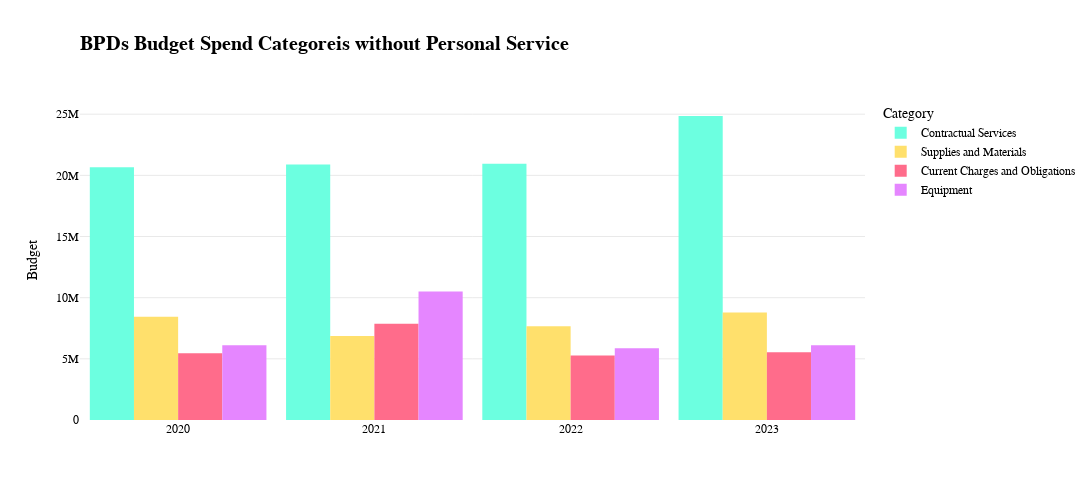

The cell this chart's notebook holds for it:
### Code cell
y = []
for i in range(4):
    y.append(csData[i])
    y.append(smData[i])
    y.append(ccoData[i])
    y.append(eqData[i])



num_categories = 4
year = ["2020"]*num_categories + ["2021"]*num_categories + ["2022"]*num_categories + ["2023"]*num_categories
categories = ["Contractual Services", "Supplies and Materials", "Current Charges and Obligations", "Equipment"]*4

fig_dict = {
    "Year": year,
    "Category": categories,
    "Budget": y
    }
    

dfy = pd.DataFrame(fig_dict)
fig6 = px.bar(dfy, x='Year', y='Budget', color='Category', title='BPDs Budget Spend Categoreis without Personal Service', barmode="group", color_discrete_sequence=['#6cffe0','#ffe06c','#ff6c8b', "#e586ff", "#ff976c"], width=1200, height=500)
fig6.update_layout(plot_bgcolor='rgba(0,0,0,0)',bargap=0.10,bargroupgap=0.0, font_family = "GT America", font_color = "black",xaxis_title = None)
fig6.update_layout(
    title = go.layout.Title(
        text = "<b>BPDs Budget Spend Categoreis without Personal Service<b>",
        xref = "paper",
        x = 0,
        font_family = "GT America",
        font_size = 20
    )
)
fig6.update_yaxes(showgrid=True, gridwidth=0.5, gridcolor='LightGray')
fig6.update_traces(marker_line_width = 0)


fig6.show()

### Figure 1 — Plotly figure (JSON) as saved in the notebook; plotly's stock layout.template omitted (floating-point values rounded to 4 significant figures)
{"data": [{"alignmentgroup": "True", "hovertemplate": "Category=Contractual Services<br>Year=%{x}<br>Budget=%{y}<extra></extra>", "legendgroup": "Contractual Services", "marker": {"color": "#6cffe0", "line": {"width": 0}, "pattern": {"shape": ""}}, "name": "Contractual Services", "offsetgroup": "Contractual Services", "orientation": "v", "showlegend": true, "textposition": "auto", "type": "bar", "x": ["2020", "2021", "2022", "2023"], "xaxis": "x", "y": [20657551, 20879093, 20955246, 24853867], "yaxis": "y"}, {"alignmentgroup": "True", "hovertemplate": "Category=Supplies and Materials<br>Year=%{x}<br>Budget=%{y}<extra></extra>", "legendgroup": "Supplies and Materials", "marker": {"color": "#ffe06c", "line": {"width": 0}, "pattern": {"shape": ""}}, "name": "Supplies and Materials", "offsetgroup": "Supplies and Materials", "orientation": "v", "showlegend": true, "textposition": "auto", "type": "bar", "x": ["2020", "2021", "2022", "2023"], "xaxis": "x", "y": [8437198, 6877107, 7661121, 8792829], "yaxis": "y"}, {"alignmentgroup": "True", "hovertemplate": "Category=Current Charges and Obligations<br>Year=%{x}<br>Budget=%{y}<extra></extra>", "legendgroup": "Current Charges and Obligations", "marker": {"color": "#ff6c8b", "line": {"width": 0}, "pattern": {"shape": ""}}, "name": "Current Charges and Obligations", "offsetgroup": "Current Charges and Obligations", "orientation": "v", "showlegend": true, "textposition": "auto", "type": "bar", "x": ["2020", "2021", "2022", "2023"], "xaxis": "x", "y": [5450467, 7870088, 5281135, 5529868], "yaxis": "y"}, {"alignmentgroup": "True", "hovertemplate": "Category=Equipment<br>Year=%{x}<br>Budget=%{y}<extra></extra>", "legendgroup": "Equipment", "marker": {"color": "#e586ff", "line": {"width": 0}, "pattern": {"shape": ""}}, "name": "Equipment", "offsetgroup": "Equipment", "orientation": "v", "showlegend": true, "textposition": "auto", "type": "bar", "x": ["2020", "2021", "2022", "2023"], "xaxis": "x", "y": [6111002, 10514887, 5872671, 6103876], "yaxis": "y"}], "layout": {"bargap": 0.1, "bargroupgap": 0, "barmode": "group", "font": {"color": "black", "family": "GT America"}, "height": 500, "legend": {"title": {"text": "Category"}, "tracegroupgap": 0}, "plot_bgcolor": "rgba(0,0,0,0)", "title": {"font": {"family": "GT America", "size": 20}, "text": "<b>BPDs Budget Spend Categoreis without Personal Service<b>", "x": 0, "xref": "paper"}, "width": 1200, "xaxis": {"anchor": "y", "domain": [0, 1], "title": {}}, "yaxis": {"anchor": "x", "domain": [0, 1], "gridcolor": "LightGray", "gridwidth": 0.5, "showgrid": true, "title": {"text": "Budget"}}}}
